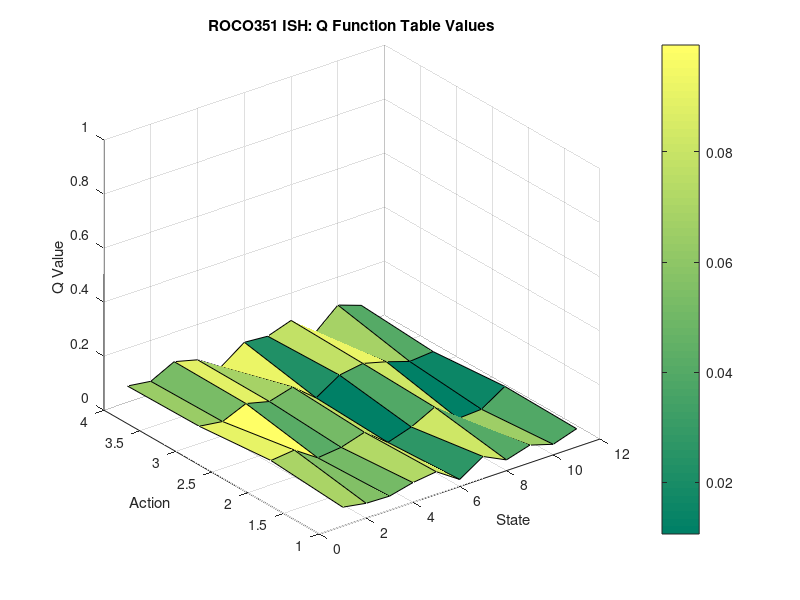

Write the MATLAB code that produced this figure.
function QTable = initQ()

QTable = 0.01 + 0.09*rand(4,11); % create an 11x4 matrix of random numbers between 0.1 and 0.01

figure; % create a new figure
surf(QTable); % creates a surface plot of the values in the Q table
xlabel('State'); % create a label for x axis
ylabel('Action'); % create a label for y axis
zlabel('Q Value'); % create a label for z axis
title('ROCO351 ISH: Q Function Table Values'); % create a title for the figure
grid on; % turn the grid on

zlim([0 1]); % set the bounds of z axis to between 0 and 1
zticks(0:0.2:1); %set the z axis to go up in 0.2 increments 
colorbar; % create a colour bar to show size of the point as a colour coded scale
colormap summer;

end